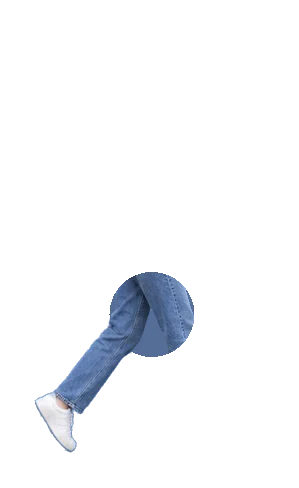
#> input picture site/people/a-back.webp, 299 x 488 px, given in place of 3.webp, which was not available
$ python rig_people.py ../people/a-back.webp
#> lines starting #> are read from the running program, lines starting #| are printed output that depends on the picture; after the words box and inside, x2 and y2 are one past the last pixel; in counts of white or black regions, pixels touching at a corner belong together; pictures that were not available may be replaced by others from this repository, and a replacement may not be noted
"""Turn a photo of a walking person into an articulated cut-out rig.

The generated sprite sheets only ever showed one leg position, so the footer walk
always limped. Here we cut one good frame into a torso and two legs that pivot at the
hip, and export them with their joint positions; the page then drives a real walk
cycle with CSS transforms.

Run:  python tools/rig_people.py            (rebuild layers from the source photos)
      python tools/rig_people.py --sheet    (also render a PNG contact sheet to check)
"""
import json
import sys
from pathlib import Path

import numpy as np
from PIL import Image

HERE = Path(__file__).resolve().parent.parent
SRC = Path("/tmp/claude-0/-home-user-dots-catala/307cc249-a9ba-5077-be18-0763d39c3edd/images")
OUT = HERE / "people"
HEIGHT = 420            # exported person height in pixels
PAD = 34                # transparent margin so swinging legs stay on the canvas
TOL = 11                # chroma key tolerance against the flat studio background
SOURCES = {"a": ("3.webp", 3), "b": ("4.webp", 3)}   # file, which of the 4 frames to rig


# ---------------------------------------------------------------- cut-out
def keyed(path):
    """Remove the flat background and return RGBA, keeping soft edges."""
    a = np.asarray(Image.open(path).convert("RGB")).astype(np.float32)
    h, w, _ = a.shape
    border = np.concatenate([a[:6].reshape(-1, 3), a[-6:].reshape(-1, 3),
                             a[:, :6].reshape(-1, 3), a[:, -6:].reshape(-1, 3)])
    bg = np.median(border, axis=0)
    d = np.linalg.norm(a - bg, axis=2)
    cand = d < TOL
    reg = np.zeros_like(cand)
    reg[0] |= cand[0]; reg[-1] |= cand[-1]; reg[:, 0] |= cand[:, 0]; reg[:, -1] |= cand[:, -1]
    while True:                                   # flood fill from the frame edges
        n = reg.copy()
        n[1:] |= reg[:-1]; n[:-1] |= reg[1:]; n[:, 1:] |= reg[:, :-1]; n[:, :-1] |= reg[:, 1:]
        n &= cand
        if (n == reg).all():
            break
        reg = n
    grow = reg.copy()
    for _ in range(2):
        g = grow.copy()
        g[1:] |= grow[:-1]; g[:-1] |= grow[1:]; g[:, 1:] |= grow[:, :-1]; g[:, :-1] |= grow[:, 1:]
        grow = g
    band = grow & ~reg
    alpha = np.ones((h, w), np.float32)
    alpha[reg] = 0
    alpha[band] = np.clip((d[band] - TOL * 0.6) / (TOL * 2.6), 0, 1)
    out = a.copy()
    soft = band & (alpha < 1)
    k = (1 - alpha[soft])[:, None]
    out[soft] = np.clip((a[soft] - k * bg) / np.maximum(alpha[soft][:, None], 0.25), 0, 255)
    return Image.fromarray(np.dstack([out, alpha * 255]).astype(np.uint8), "RGBA")


def largest_blob(img):
    """Keep the biggest connected shape (drops keying speckle)."""
    from collections import deque
    a = np.array(img)
    m = a[..., 3] > 30
    seen = np.zeros_like(m)
    best, best_n = None, 0
    for y in range(m.shape[0]):
        for x in range(m.shape[1]):
            if m[y, x] and not seen[y, x]:
                q, pts = deque([(y, x)]), []
                seen[y, x] = True
                while q:
                    cy, cx = q.popleft()
                    pts.append((cy, cx))
                    for dy, dx in ((1, 0), (-1, 0), (0, 1), (0, -1), (1, 1), (-1, -1), (1, -1), (-1, 1)):
                        ny, nx = cy + dy, cx + dx
                        if 0 <= ny < m.shape[0] and 0 <= nx < m.shape[1] and m[ny, nx] and not seen[ny, nx]:
                            seen[ny, nx] = True
                            q.append((ny, nx))
                if len(pts) > best_n:
                    best, best_n = pts, len(pts)
    keep = np.zeros_like(m)
    for y, x in best:
        keep[y, x] = True
    a[..., 3] = np.where(keep, a[..., 3], 0)
    return Image.fromarray(a)


def person(path, index):
    """One frame of the source sheet, background removed and scaled to HEIGHT."""
    img = keyed(path)
#> in keyed, `a = np.asarray(Image.open(path).convert("RGB")).astype(np.float32)`:
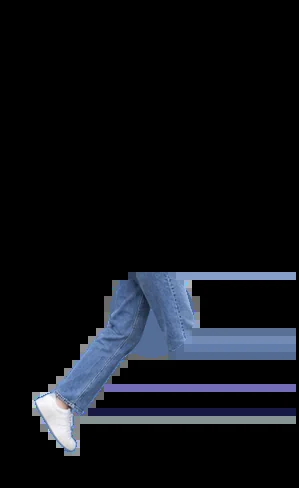
#> a: shape (488, 299, 3) float32; mean R, G, B 15.3, 17.8, 23.1
#> in keyed, `bg = np.median(border, axis=0)`: bg = [0, 0, 0]
#> in keyed, `cand = d < TOL`:
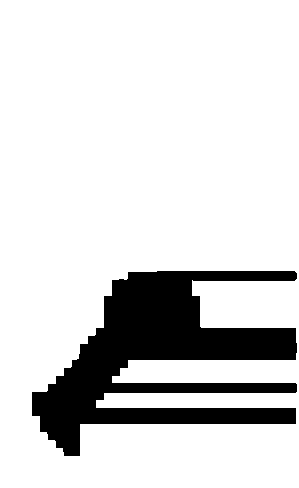
#> cand: shape (488, 299) bool; 84.5% white; 1 black region, box (x1, y1, x2, y2) and area: (32, 271, 297, 456) 22553
#> in keyed, `reg[0] |= cand[0]`: reg: shape (488, 299) bool; 0.2% white in thin lines or dots, all inside (x1, y1, x2, y2) = (0, 0, 299, 1)
#> in keyed, `reg[:, -1] |= cand[:, -1]`: reg: shape (488, 299) bool; 1.1% white in thin lines or dots
#> in keyed, `band = grow & ~reg`: band: shape (488, 299) bool; 2.5% white in thin lines or dots, all inside (x1, y1, x2, y2) = (32, 271, 297, 456)
#> in keyed, `soft = band & (alpha < 1)`:
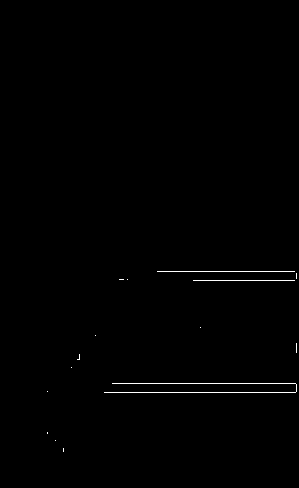
#> soft: shape (488, 299) bool; 0.46% white in thin lines or dots, all inside (x1, y1, x2, y2) = (47, 271, 297, 452)
#> in keyed, `k = (1 - alpha[soft])[:, None]`: k = 665 values, max 0.811 at index 16, min 0.389 at index 271, mean 0.718
#> in keyed, `out[soft] = np.clip((a[soft] - k * bg) / np.maximum(alpha[soft][:, Non..`: out: shape (488, 299, 3) float32; 0.46% of pixels changed, all inside (x1, y1, x2, y2) = (47, 271, 297, 452)
    w, h = img.size
#> w = 299; h = 488
    fw = w // 4
#> fw = 74
    frame = largest_blob(img.crop((index * fw, 0, (index + 1) * fw, h)))
#> in largest_blob, `m = a[..., 3] > 30`: m: shape (488, 74) bool; 13.9% white; 4 white regions, box (x1, y1, x2, y2) and area: (0, 328, 74, 360) 2368, (0, 408, 74, 424) 1184, (0, 383, 74, 393) 740, (0, 271, 74, 281) 738
#> after the loop in largest_blob, `for y, x in best:`:
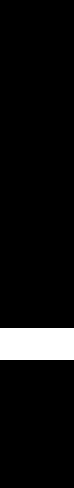
#> keep: shape (488, 74) bool; 6.6% white; 1 white region, box (x1, y1, x2, y2) and area: (0, 328, 74, 360) 2368
#> in largest_blob, `a[..., 3] = np.where(keep, a[..., 3], 0)`:
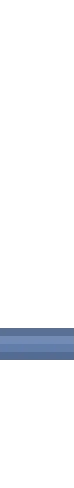
#> a: shape (488, 74, 4); mean R, G, B, A 13.1, 15.2, 20.7, 16.7; transparent parts drawn white
    bb = frame.getchannel("A").point(lambda v: 255 if v > 30 else 0).getbbox()
#> bb = (0, 328, 74, 360)
    frame = frame.crop(bb)
    s = HEIGHT / frame.size[1]
#> s = 13.12
    frame = frame.resize((max(1, round(frame.size[0] * s)), HEIGHT), Image.LANCZOS)
#> frame: PIL image 971x420 RGBA
    # room around the figure so a swinging leg is never clipped by the canvas
    canvas = Image.new("RGBA", (frame.size[0] + PAD * 2, frame.size[1] + PAD * 2), (0, 0, 0, 0))
#> canvas: PIL image 1039x488 RGBA; every value is 0
    canvas.alpha_composite(frame, (PAD, PAD))
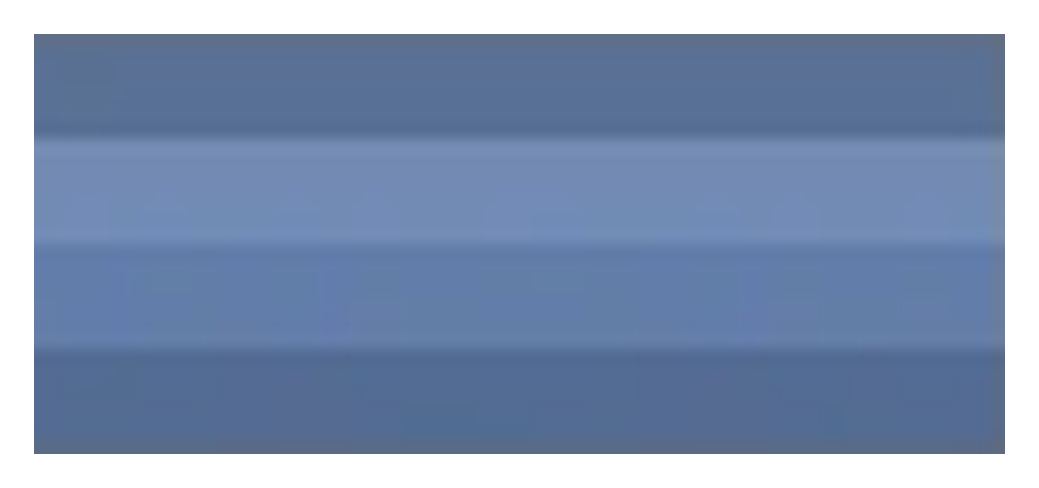
#> canvas: PIL image 1039x488 RGBA; mean R, G, B, A 77.8, 97.3, 129, 205.1; transparent parts drawn white
    return canvas


# ---------------------------------------------------------------- joints
def rows_runs(mask, y, gap=3):
    idx = np.where(mask[y])[0]
    if not len(idx):
        return []
    brk = np.where(np.diff(idx) > gap)[0]
    out, s = [], 0
    for b in brk:
        out.append((int(idx[s]), int(idx[b])))
        s = b + 1
    out.append((int(idx[s]), int(idx[-1])))
    return out


# [23 lines left out: function blobs_below, not called in this run]


def joints(img):
    """Find where the legs separate, the hip pivot and each leg's foot."""
    m = np.array(img)[..., 3] > 40
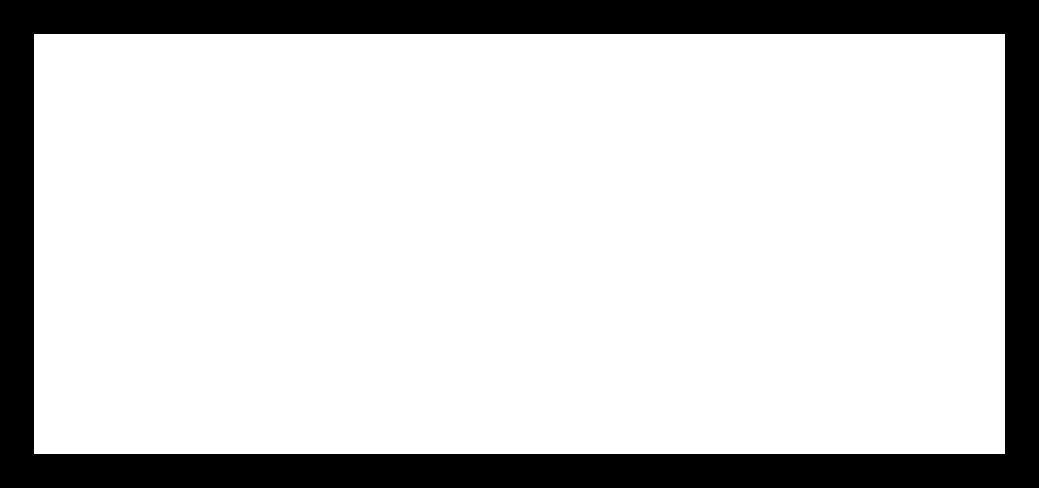
#> m: shape (488, 1039) bool; 80.4% white; 1 black region, box (x1, y1, x2, y2) and area: (0, 0, 1039, 488) 99212
    h, w = m.shape
#> h = 488; w = 1039
    split = None
    for y in range(int(h * 0.45), h - PAD - 20):
        r = rows_runs(m, y)
        if len(r) == 2 and r[1][0] - r[0][1] > 4 and min(b - a for a, b in r) > 5:
            if all(len(rows_runs(m, yy)) >= 2 for yy in range(y, min(y + 20, h))):
                split = y
                break
    if split is None:
#> (the run stopped early here; a loop or call above may not have finished)

$ run again, on site/people/a-front.webp
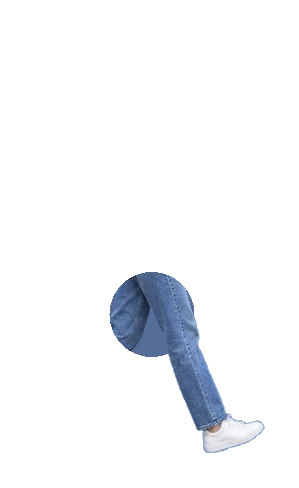
#> input picture site/people/a-front.webp, 299 x 488 px, given in place of 3.webp, which was not available
#> bg = [0, 0, 0]
#> cand: shape (488, 299) bool; 89.6% white; 1 black region, box (x1, y1, x2, y2) and area: (104, 271, 297, 456) 15209
#> reg: shape (488, 299) bool; 0.2% white in thin lines or dots, all inside (x1, y1, x2, y2) = (0, 0, 299, 1)
#> reg: shape (488, 299) bool; 1.1% white in thin lines or dots
#> band: shape (488, 299) bool; 1.5% white in thin lines or dots, all inside (x1, y1, x2, y2) = (104, 271, 297, 456)
#> in keyed, `soft = band & (alpha < 1)`:
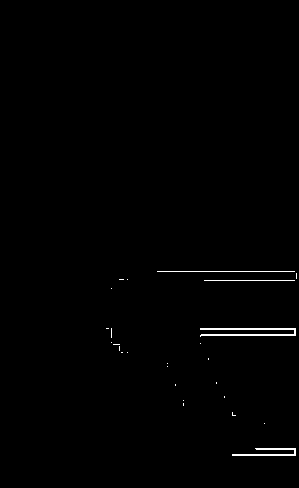
#> soft: shape (488, 299) bool; 0.62% white in thin lines or dots, all inside (x1, y1, x2, y2) = (106, 271, 297, 456)
#> k = 903 values, max 0.846 at index 839, min 0.392 at index 343, mean 0.667
#> out: shape (488, 299, 3) float32; mean R, G, B 10.1, 11.9, 15.4
#> bb = (0, 384, 74, 456)
#> in joints, `m = np.array(img)[..., 3] > 40`:
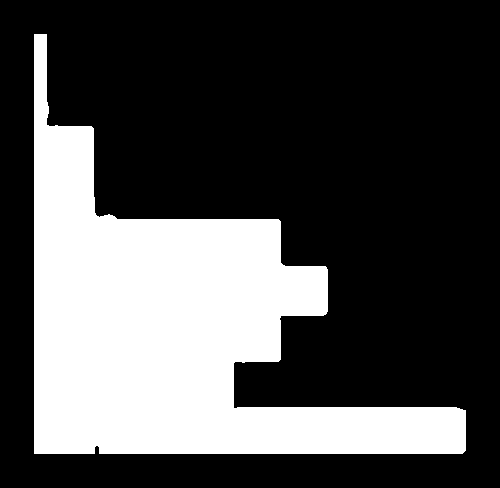
#> m: shape (488, 500) bool; 30.2% white; 1 white region, box (x1, y1, x2, y2) and area: (34, 34, 466, 454) 73810
#> the loop in joints, `for y in range(int(h * 0.45), h - PAD - 20):` made 215 passes
#> r on passes 1 to 3: [(34, 278)], [(34, 279)], [(34, 280)]
